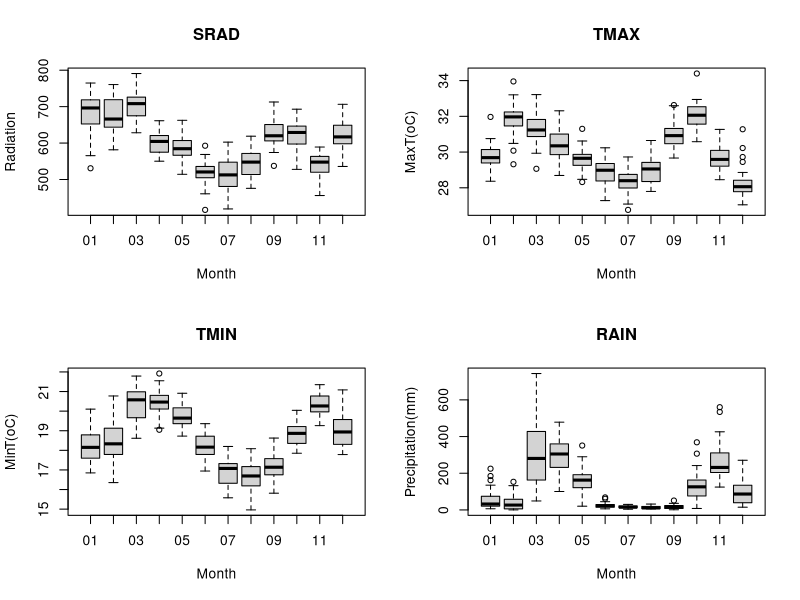

Source code (R):

my<-read.csv("KEMBKAXA.csv",skip=2)
x<-as.POSIXct(paste(my$W_DATE),format="%Y%m%d")
mo<-strftime(x,"%m")
yr<-strftime(x,"%Y")
dd<-data.frame(yr,mo,my$SRAD,my$TMAX,my$TMIN,my$RAIN)
dd<-dd[-11323,]

Rad<-aggregate(my.SRAD~yr+mo,dd,sum)
MaxT<-aggregate(my.TMAX~yr+mo,dd,mean)
MinT<-aggregate(my.TMIN~yr+mo,dd,mean)
RAIN<-aggregate(my.RAIN~yr+mo,dd,sum)
#out<-merge(my.Rad,my.MaxT,MinT,RAIN,by=c('yr','mo'))

jpeg('rplot.jpg')
#Boxplot
attach(mtcars)
par(mfrow=c(2,2))
boxplot(my.SRAD ~ mo, data = Rad,
  xlab = "Month", ylab = "Radiation",
  main = "SRAD"
)
boxplot(my.TMAX ~ mo, data = MaxT,
  xlab = "Month", ylab = "MaxT(oC)",
  main = "TMAX"
)
boxplot(my.TMIN ~ mo, data = MinT,
  xlab = "Month", ylab = "MinT(oC)",
  main = "TMIN"
)
boxplot(my.RAIN ~ mo, data = RAIN,
  xlab = "Month", ylab = "Precipitation(mm)",
  main = "RAIN"
)
dev.off()

#ggplot
#require(ggplot2)
#ggplot(Rad, aes(mo, Max.Temp)) + geom_boxplot() +
#  ylab("Maximum Temperature") +
#  opts(title = "Temperature at Southampton Weather Station (1950-1999)")>jpeg('rplot.jpg')

